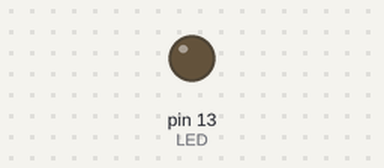
Simulated run of this sketch. Board: Arduino Uno, built with avr-gcc and run on an emulated ATmega328P. Parts: output pins drawn as LEDs (lit = HIGH).

Above: at 0.6 s.
At 3.6 s:
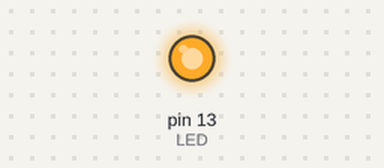
Timing chart, 0 to 12.0 s (numbered marks = the images above):
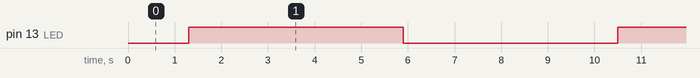

Measured:
- by itself, pin 13 (LED): alternates HIGH for 4.6 s and LOW for 4.6 s

The sketch:

EncenderFocoBrillo.ino
```cpp
#define LED 13
#define DELAY_CAMBIO 50
#define DELAY_INVERSO 2000
#define BRILLO_MAX 255
#define INTERVALO 5

void setup() {
  pinMode(LED, OUTPUT);
}

void loop() {
  // Incrementa el brillo de 0 to 255
  for (int brillo = 0; brillo <= BRILLO_MAX; brillo += INTERVALO) {
    analogWrite(LED, brillo);
    delay(DELAY_CAMBIO);
  }
  delay(DELAY_INVERSO);

  // Decrementa el brillo de 255 to 0
  for (int brillo = BRILLO_MAX; brillo >= 0; brillo -= INTERVALO) {
    analogWrite(LED, brillo);
    delay(DELAY_CAMBIO);
  }
  delay(DELAY_INVERSO);

}
```
